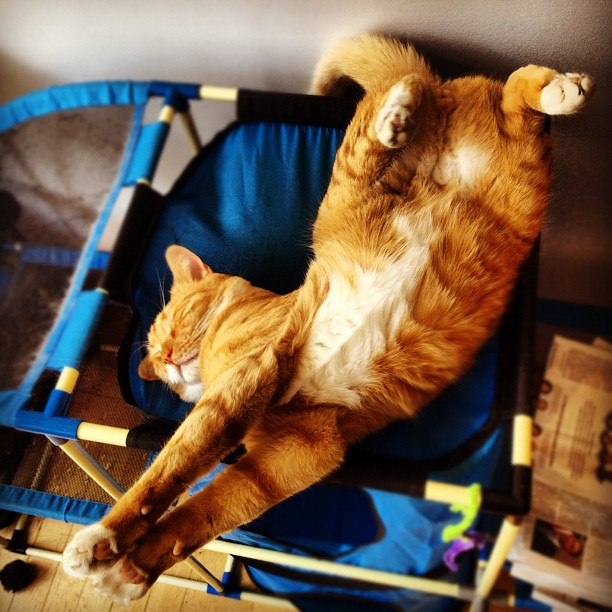
#> input picture qrmark/pics/cat.jpg, 612 x 612 px
$ python dwttest.py   (older library calls are emulated)
#> lines starting #> are read from the running program, lines starting #| are printed output that depends on the picture
import numpy
from scipy import misc
from scipy.fftpack import dct, idct, fftshift
from pywt import dwt2, idwt2

img = misc.toimage(misc.imread("pics/cat.jpg"))
#> img is the input picture: PIL image 612x612 RGB; mean R, G, B 115.2, 93.1, 72
img2 = img

arr = numpy.fromstring(img.convert('YCbCr').tostring(), dtype=numpy.uint8).reshape((img.size[0], img.size[1], 3))
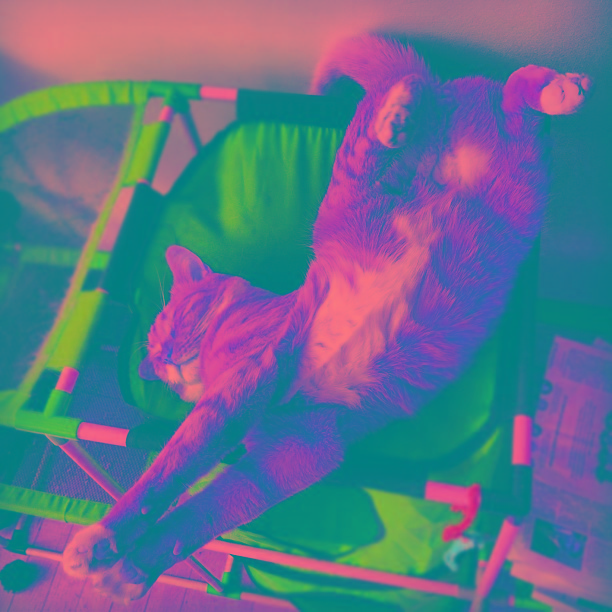
#> arr: shape (612, 612, 3); mean R, G, B 96.8, 113.3, 140.3
misc.imsave("out.png", arr)
#print numpy.array(img2, )
exit()
#> (the program exits here)

$ run again, with qrmark/pics/dreaming.jpg copied over qrmark/pics/cat.jpg
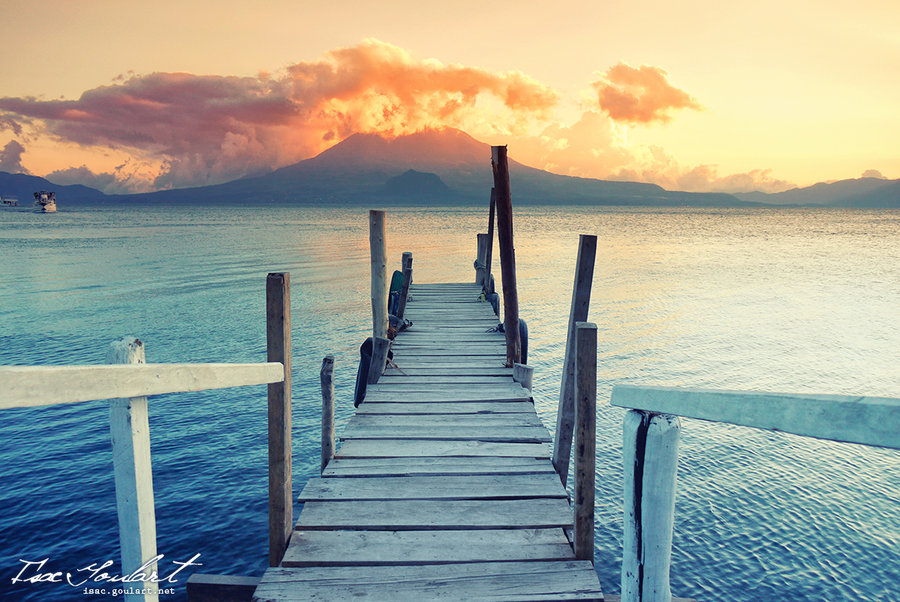
#> input picture qrmark/pics/dreaming.jpg, 900 x 602 px
#> img is the input picture: PIL image 900x602 RGB; mean R, G, B 154.2, 160.6, 149.9
#> `arr = numpy.fromstring(img.convert('YCbCr').tostring(), dtype=numpy.ui..`:
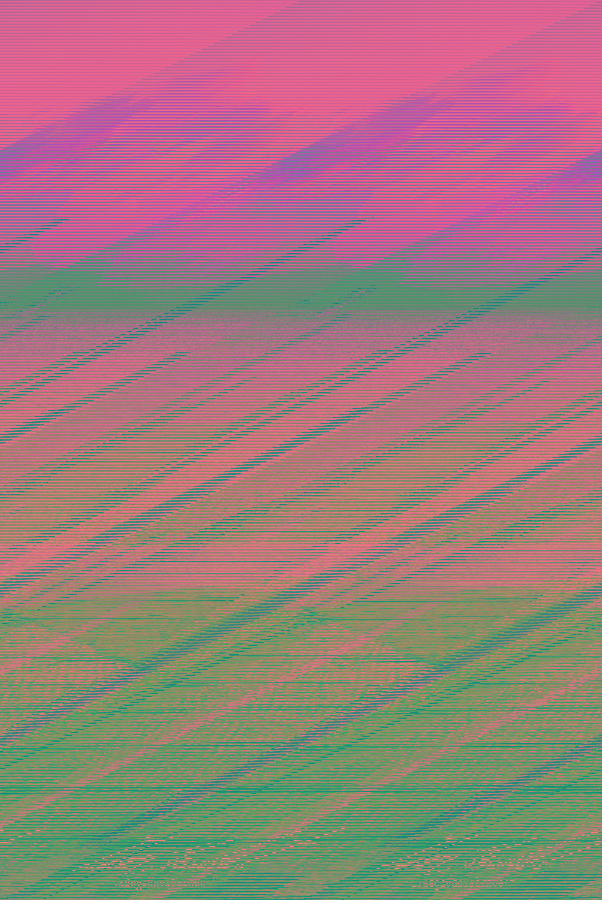
#> arr: shape (900, 602, 3); mean R, G, B 157, 123.3, 125.2

$ run again, with qrmark/pics/face.jpg copied over qrmark/pics/cat.jpg
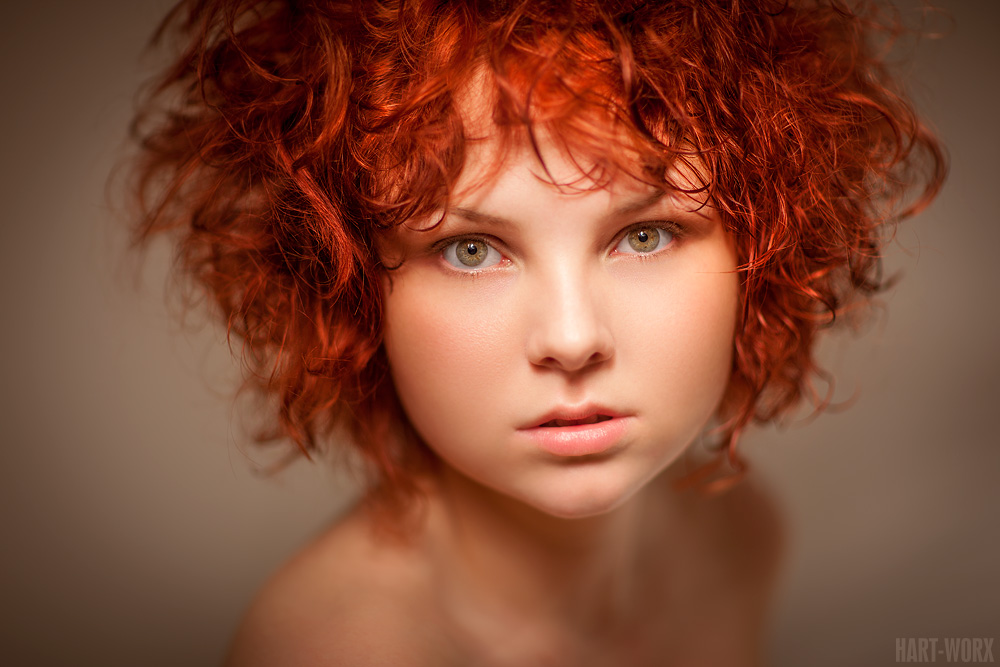
#> input picture qrmark/pics/face.jpg, 1000 x 667 px
#> img is the input picture: PIL image 1000x667 RGB; mean R, G, B 129, 75.3, 54.3
#> `arr = numpy.fromstring(img.convert('YCbCr').tostring(), dtype=numpy.ui..`:
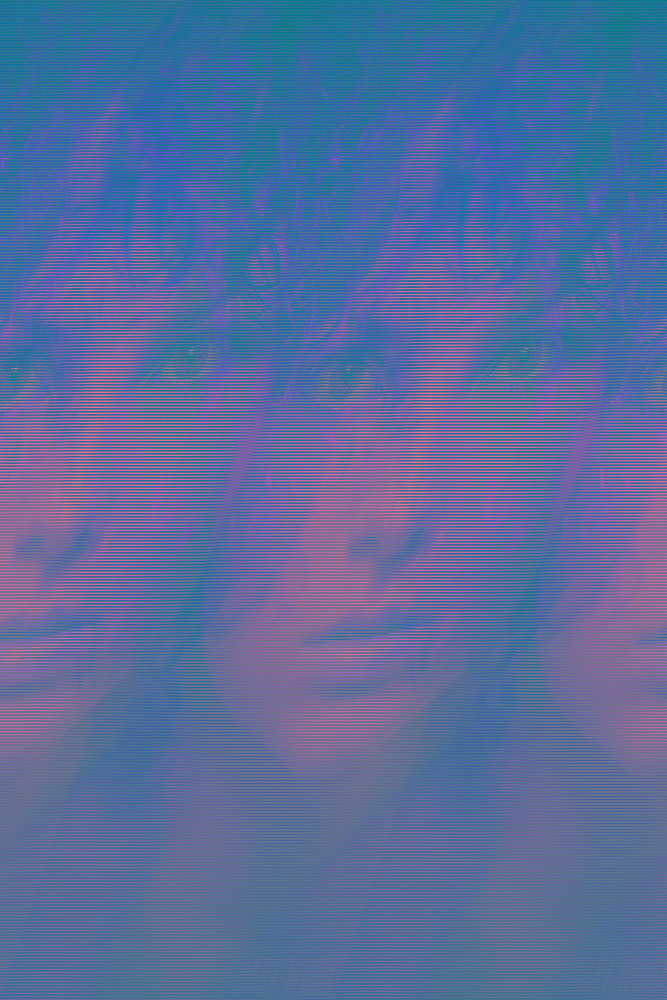
#> arr: shape (1000, 667, 3); mean R, G, B 88.5, 108, 156.1

$ run again, with qrmark/pics/forest.jpg copied over qrmark/pics/cat.jpg
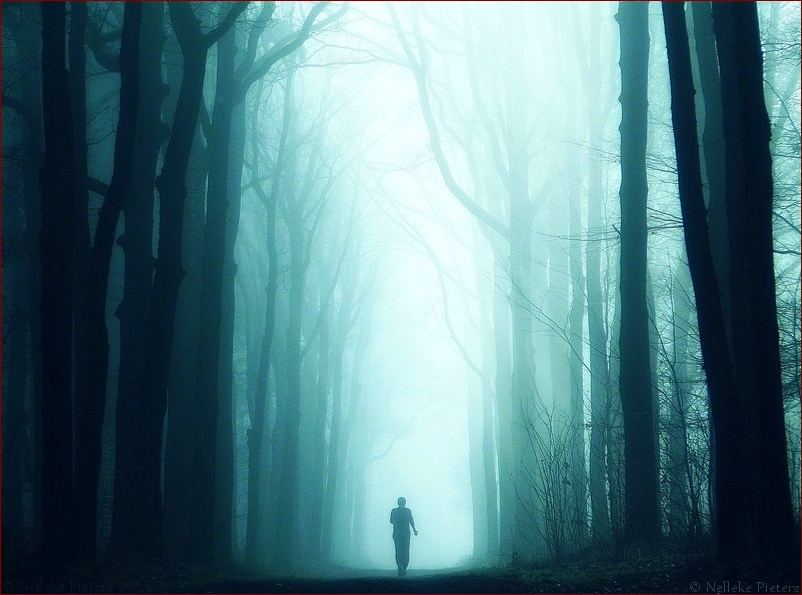
#> input picture qrmark/pics/forest.jpg, 802 x 595 px
#> img is the input picture: PIL image 802x595 RGB; mean R, G, B 83, 122.8, 129.2
#> `arr = numpy.fromstring(img.convert('YCbCr').tostring(), dtype=numpy.ui..`:
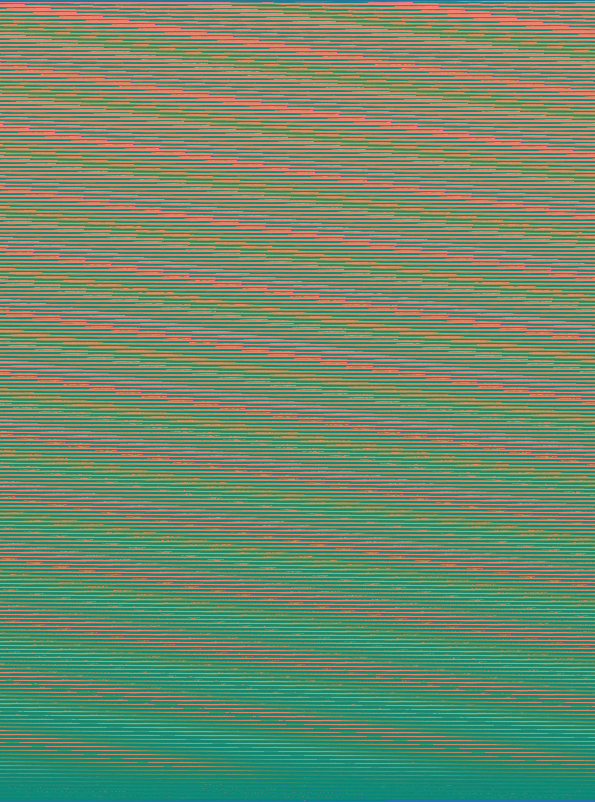
#> arr: shape (802, 595, 3); mean R, G, B 111.1, 137.5, 107.2
